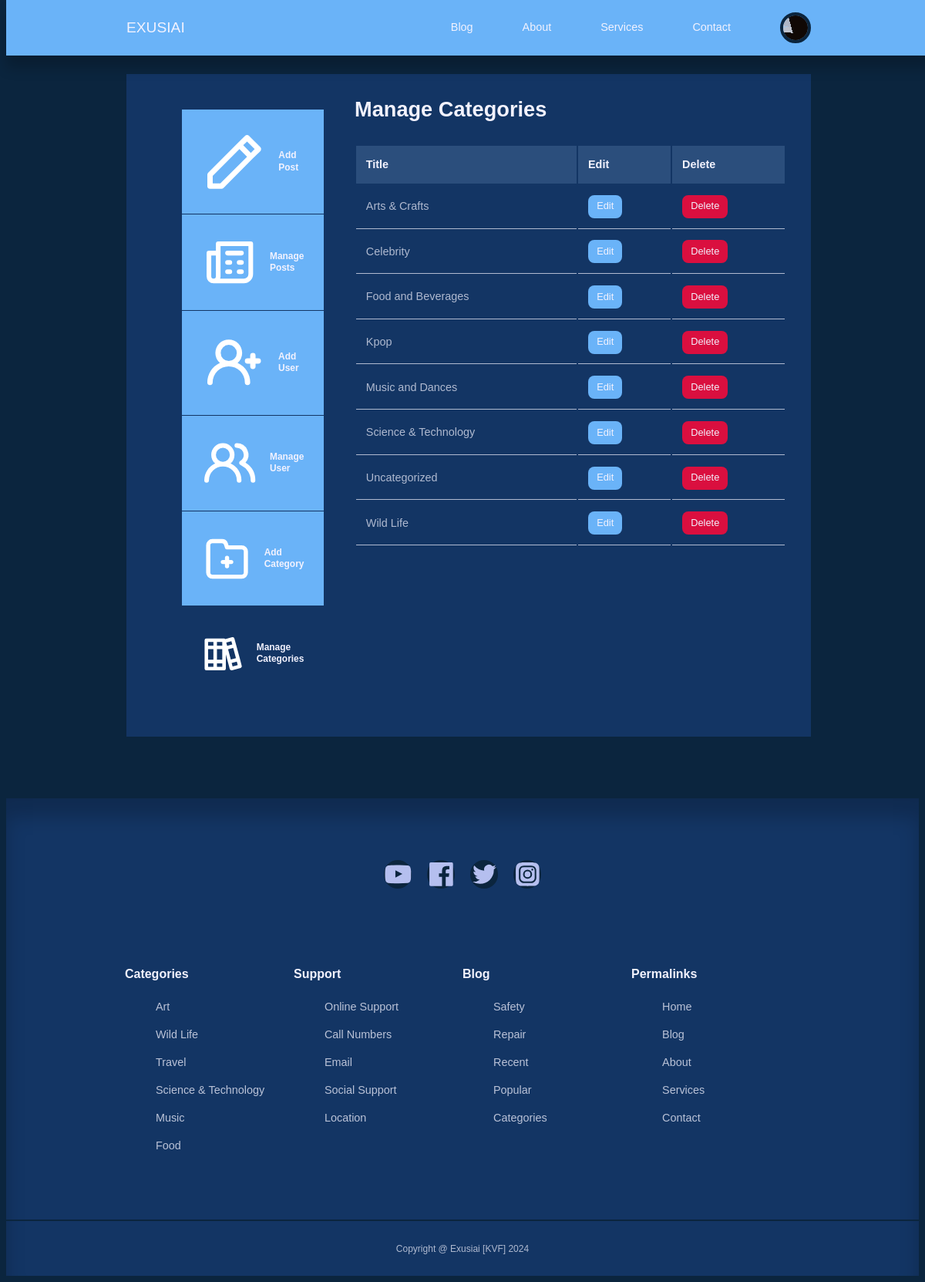
Screenshot of /blog/admin/manage-categories.php (signed in) with the database file from the repository.
### tables this page shows
CREATE TABLE `users` (
  `ID` int(11) UNSIGNED NOT NULL,
  `firstname` varchar(50) NOT NULL,
  `lastname` varchar(50) NOT NULL,
  `username` varchar(50) NOT NULL,
  `email` varchar(255) NOT NULL,
  `password` varchar(255) NOT NULL,
  `avatar` varchar(255) NOT NULL,
  `is_admin` tinyint(1) NOT NULL
);

CREATE TABLE `categories` (
  `ID` int(11) UNSIGNED NOT NULL,
  `title` varchar(50) NOT NULL,
  `description` text NOT NULL
);

### blog/admin/partials/header.php (called while the page is built, shortened)
<?php
    require '../partials/header.php';
?>

### blog/admin/manage-categories.php (the view, shortened to what this page needs)
<?php
    include 'partials/header.php';
    $query = "SELECT * FROM categories ORDER BY title";
    $categories = mysqli_query($conn, $query);
?>
    <section class="dashboard">
        <div class="container dashboard-container">
            <aside>
                <ul>
                    <li>
                        <a href="add-post.php"><h5>Add Post</h5></a>
                    </li>
                    <li>
                        <a href="<?= ROOT_URL ?>admin/index.php"><h5>Manage Posts</h5></a>
                    </li>
                    <?php if(isset($_SESSION['user_is_admin'])) : ?>
                        <li>
                            <a href="add-user.php"><h5>Add User</h5></a>
                        </li>
                        <li>
                            <a href="manage-users.php"><h5>Manage User</h5></a>
                        </li>
                        <li>
                            <a href="add-category.php"><h5>Add Category</h5></a>
                        </li>
                        <li>
                            <a href="manage-categories.php" class="active"><h5>Manage Categories</h5></a>
                        </li>
                    <?php endif ?>
                </ul>
            </aside>
            <main>
                <h2>Manage Categories</h2>
                <?php if(mysqli_num_rows($categories) >0) : ?>
                    <table>
                        <thead>
                            <tr>
                                <th>Title</th>
                                <th>Edit</th>
                                <th>Delete</th>
                            </tr>
                        </thead>
                        <tbody>
                            <?php while($category = mysqli_fetch_assoc($categories)) : ?>
                                <tr>
                                    <td><?= $category['title']?></td>
                                    <td><a href="<?= ROOT_URL ?>admin/edit-category.php?ID=<?= $category['ID']?>" class="btn sm">Edit</a></td>
                                    <td><a href="<?= ROOT_URL ?>admin/delete-category.php?ID=<?= $category['ID']?>" class="btn sm danger" onclick="return confirm('Are you sure you want to delete this category?');">Delete</a></td>
                                </tr>
                            <?php endwhile ?>
                        </tbody>
                    </table>
                <?php else : ?>
                    <div class="alert_message error">
                        <?= "No categories found."?>
                    </div>
                <?php endif ?>
            </main>
        </div>
    </section>
<?php
    include '../partials/footer.php';
?>

### blog/partials/header.php (shortened to what this page needs)
<?php
    require 'config/database.php';
    if(isset($_SESSION['user_id']))
    {
        $ID = filter_var($_SESSION['user_id'], FILTER_SANITIZE_NUMBER_INT);
        $query = "SELECT avatar FROM users WHERE ID=$ID";
        $result = mysqli_query($conn, $query);
        $avatar = mysqli_fetch_assoc($result);
    }
?>
<!DOCTYPE html>
<html lang="en">
<head>
    <link rel="stylesheet" href="<?= ROOT_URL ?>css/style.css">
    <link rel="stylesheet" href="<link rel="stylesheet" href="https://unicons.iconscout.com/release/v4.0.8/css/line.css">
</head>
<body>
    <nav>
        <div class="container nav_container">
            <a href="<?= ROOT_URL ?>" class="nav_logo">EXUSIAI</a>
            <ul class="nav_items">
                <li><a href="<?= ROOT_URL ?>blog.php">Blog</a></li>
                <li><a href="<?= ROOT_URL ?>about.php">About</a></li>
                <li><a href="<?= ROOT_URL ?>services.php">Services</a></li>
                <li><a href="<?= ROOT_URL ?>contact.php">Contact</a></li>
                <?php if(isset($_SESSION['user_id'])) : ?>
                    <li class="nav_profile">
                        <div class="avatar">
                            <img src="<?= ROOT_URL . 'images/' .$avatar['avatar'] ?>" alt="">
                        </div>
                    </li>
                <?php else : ?>
                    <li><a href="<?= ROOT_URL ?>signin.php">Sign In</a></li>
                <?php endif ?>
            </ul>
        </div>
    </nav>

### blog/css/style.css (style rules this page uses)
:root { --color-primary: #6ab3f8; --color-primary-light: hsla(220, 91%, 69%, 0.18); --color-primary-variant: #548dcf; --color-red: #da0f3f; --color-red-light: hsl(346, 87%, 46%, 15%); --color-green: #00c476; --color-green-light: hsl(156, 100%, 38%, 15%); --color-gray-900: #133564; --color-gray-700: #2b4e7c; --color-gray-300: rgba(242, 242, 254, 0.3); --color-gray-200: rgba(242, 242, 254, 0.7); --color-white: #f2f2fe; --color-bg: #0b253e; --transition: all 300ms ease; --container-width-lg: 74%; --container-width-md: 88%; --form-width: 40%; --card-border-radius-1: 0.3rem; --card-border-radius-2: 0.5rem; --card-border-radius-3: 0.8rem; --card-border-radius-4: 2rem; --card-border-radius-5: 5rem; }
* { outline: 0; border: 0; appearance: 0; list-style: none; text-decoration: none; box-sizing: border-box; font-family: Verdana, Geneva, Tahoma, sans-serif; }
body { font-family: "Montserrat", sans-serif; line-height: 1.6; color: var(--color-gray-200); overflow-x: hidden; background: var(--color-bg); font-size: 0.9rem; }
.container { width: var(--container-width-lg); max-width: 1800px; margin-inline: auto; }
section { margin-top: 3rem; width: 100vw; }
h1, h2, h3, h4, h5 { color: var(--color-white); line-height: 1.3; }
h2 { font-size: 1.7rem; margin: 1rem 0; }
a { color: var(--color-white); transition: var(--transition); }
img { display: block; width: 100%; object-fit: cover; }
nav { background: var(--color-primary); width: 100vw; height: 4.5rem; position: fixed; top: 0; z-index: 10; box-shadow: 0 1rem 1rem rgba(0, 0, 0, 0.2); }
.nav_container { height: 100%; display: flex; align-items: center; justify-content: space-between; }
.avatar { width: 2.5rem; height: 2.5rem; border-radius: 50%; overflow: hidden; border: 0.3rem solid var(--color-bg); }
.avatar img { height: fit-content; width: fit-content; }
.nav_logo { font-weight: 600px; font-size: 1.2rem; }
.nav_items { display: flex; align-items: center; gap: 4rem; }
.nav_profile { position: relative; cursor: pointer; }
.btn { display: inline-block; width: fit-content; padding: 0.6rem 1.2rem; background-color: var(--color-primary); border-radius: var(--card-border-radius-2); cursor: pointer; transition: var(--transition); color: var(--color-white); }
.btn.sm { padding: 0.3rem 0.7rem; font-size: 0.8rem; }
.btn.danger { background: var(--color-red); }
.dashboard { margin-top: 6rem; }
.dashboard-container { display: grid; grid-template-columns: 14rem auto; gap: 1rem; background: var(--color-gray-900); padding: 2rem; margin-bottom: 5rem; }
.dashboard aside a { background: var(--color-primary); display: flex; gap: 1rem; align-items: center; padding: 1.6rem; }
.dashboard aside ul li:not(:last-child) a { border-bottom: 1px solid var(--color-gray-900); }
.dashboard aside a.active { background-color: var(--color-gray-900); }
.dashboard main { margin-left: 1.5rem; }
.dashboard main h2 { margin: 0 0 2rem 0; line-height: 1; }
.dashboard main table { width: 100%; text-align: left; }
.dashboard main table th { background: var(--color-gray-700); padding: 0.8rem; color: var(--color-white); }
.dashboard main table td { padding: 0.8rem; border-bottom: 1px solid var(--color-gray-200); }

### rows the page displays
users: avatar (picture)
categories: title "Arts & Crafts"
categories: title "Celebrity"
categories: title "Food and Beverages"
categories: title "Kpop"
categories: title "Music and Dances"
categories: title "Science & Technology"
categories: title "Uncategorized"
categories: title "Wild Life"
